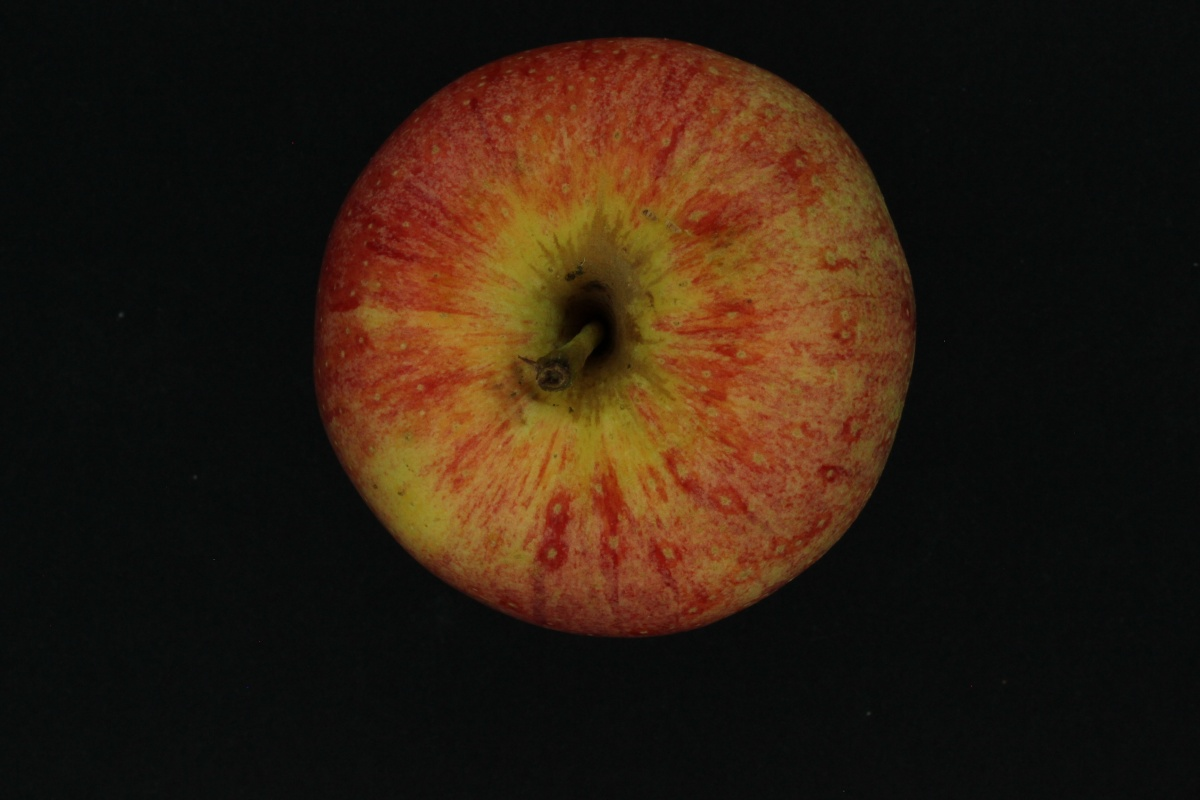
#> input picture dataset/Apples/Train/Royal_02_1.JPG, 1200 x 800 px; its folder holds 4 pictures in this run
$ jupyter execute Texture_Project_group.ipynb   (older library calls are emulated)
#> lines starting #> are read from the running program, lines starting #| are printed output that depends on the picture
[cell 1]
#import cv2
from sklearn import svm
import numpy as np
import pandas as pd
import glob
from skimage.filters import threshold_yen
from skimage.exposure import rescale_intensity
from skimage.feature import greycomatrix, greycoprops
from skimage import io
from skimage.color import rgb2gray
from scipy.stats import skew
from itertools import chain
import matplotlib.pyplot as plt
import os

[cell 2]
def get_fname_images_tuple(directory):
    fnames = os.listdir(directory)
    to_return = []
    for fn in fnames:
        if fn[-3:] == 'jpg':
            path = os.path.join(directory, fn)
            gray_scale_image = (rgb2gray(io.imread(path)) * 255).astype(np.uint8)
            to_return.append((fn, gray_scale_image))
        else:
            print('This file has been skipped', fn)
    return to_return

def get_all_glcm_features(gray_scale_img):
    """
    Given a grayscale image with graylevels from 0 - 255, this function returns the contrast
    and the homogeneity features of the image with the help of GLCM
    """
    # Tip: Make sure you understand the input-output of everything you write,
    # not doing that results in bugs that make you believe the lab is long

    #size of co-occ matrix = number of gray levels
    image_array = np.array(gray_scale_img)
    #print('first pixel= ', image_array[0][0])
    coocurrence_matrix = greycomatrix(image_array, [1], [0])
    contrast = greycoprops(coocurrence_matrix, 'contrast')
    homogeneity = greycoprops(coocurrence_matrix, 'homogeneity')
    #mean = greycoprops(coocurrence_matrix, 'mean')
    energy = greycoprops(coocurrence_matrix, 'energy')
    #entropy = greycoprops(coocurrence_matrix, 'entropy')
    #variance = greycoprops(coocurrence_matrix, 'variance')
    correlation = greycoprops(coocurrence_matrix, 'correlation')
    return contrast, homogeneity, energy, correlation

[cell 3]
Apple_training_data='dataset\\Apples\\Train\\*.jpg'
Banana_training_data='dataset\\Banana\\Train\\*.jpg'
Orange_training_data='dataset\\Oranges\\Train\\*.jpg'
Mango_training_data='dataset\\Mangoes\\Train\\*.jpg'

Apple_texture_arr = []   #Info of texture of  each apple pic
Banana_texture_arr = []
Orange_texture_arr = []
Mango_texture_arr = []

[cell 4]
# [4 lines of commented-out code are left out]

for file in glob.glob(Apple_training_data):
    img = io.imread(file)  #read apple images
#> img is the input picture: shape (800, 1200, 3); mean R, G, B 44.2, 28.6, 15.8

    contrast, homogeneity, energy, correlation= get_all_glcm_features((rgb2gray(img) * 255).astype(np.uint8))
#> in get_all_glcm_features, `image_array = np.array(gray_scale_img)`:
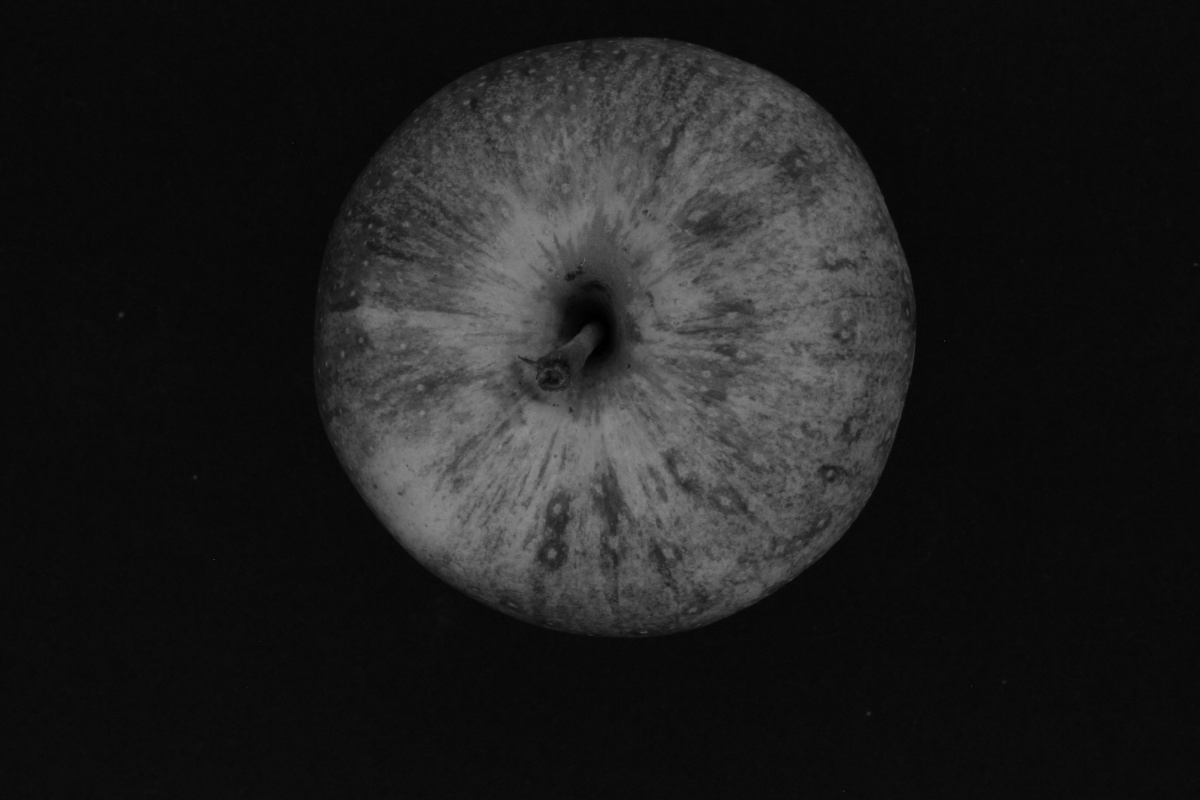
#> image_array: shape (800, 1200); min 0, max 139, mean 30.6
#> in get_all_glcm_features, `contrast = greycoprops(coocurrence_matrix, 'contrast')`: contrast = [8.18]
#> in get_all_glcm_features, `homogeneity = greycoprops(coocurrence_matrix, 'homogeneity')`: homogeneity = [0.614]
#> in get_all_glcm_features, `energy = greycoprops(coocurrence_matrix, 'energy')`: energy = [0.228]
#> in get_all_glcm_features, `correlation = greycoprops(coocurrence_matrix, 'correlation')`: correlation = [0.997]
#> contrast = [8.18]; homogeneity = [0.614]; energy = [0.228]; correlation = [0.997]
    #print('cont=', contrast[0][0])
    image_texture_info=[]
    image_texture_info.append(contrast[0][0])
    image_texture_info.append(homogeneity[0][0])
    #image_texture_info.append(mean)
    image_texture_info.append(energy[0][0])
    #image_texture_info.append(entropy)
    #image_texture_info.append(variance)
    image_texture_info.append(correlation[0][0])
    Apple_texture_arr.append(image_texture_info)
#> pass 2 of the loop `for file in glob.glob(Apple_training_data):`:
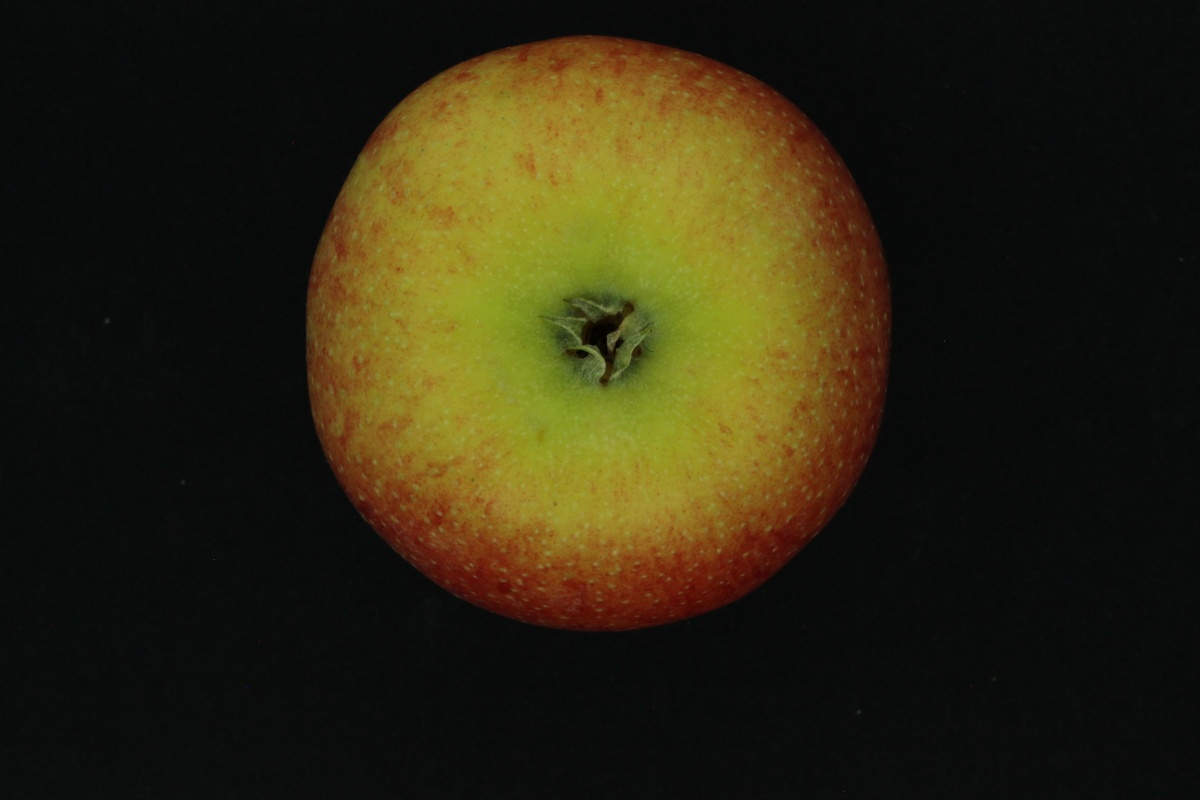
#> input picture dataset/Apples/Train/Royal_02_2.JPG, 1200 x 800 px
#> img is the input picture: shape (800, 1200, 3); mean R, G, B 44.4, 38.8, 16.4
#> in get_all_glcm_features (call 2), `image_array = np.array(gray_scale_img)`:
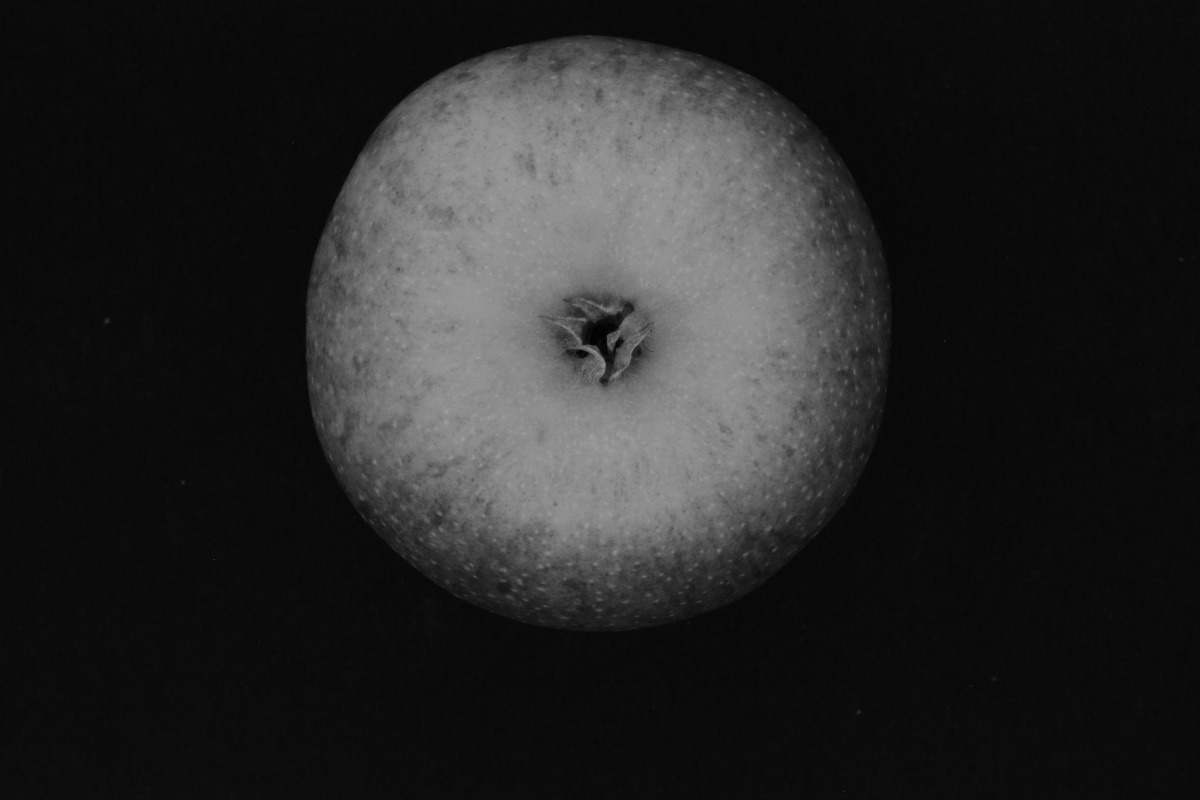
#> image_array: shape (800, 1200); min 0, max 163, mean 38
#> in get_all_glcm_features (call 2), `contrast = greycoprops(coocurrence_matrix, 'contrast')`: contrast = [4.81]
#> in get_all_glcm_features (call 2), `homogeneity = greycoprops(coocurrence_matrix, 'homogeneity')`: homogeneity = [0.653]
#> in get_all_glcm_features (call 2), `energy = greycoprops(coocurrence_matrix, 'energy')`: energy = [0.234]
#> in get_all_glcm_features (call 2), `correlation = greycoprops(coocurrence_matrix, 'correlation')`: correlation = [0.999]
#> `contrast, homogeneity, energy, correlation= get_all_glcm_features((rgb..`: contrast = [4.81]; homogeneity = [0.653]; energy = [0.234]; correlation = [0.999]
#> pass 3 of the loop `for file in glob.glob(Apple_training_data):`:
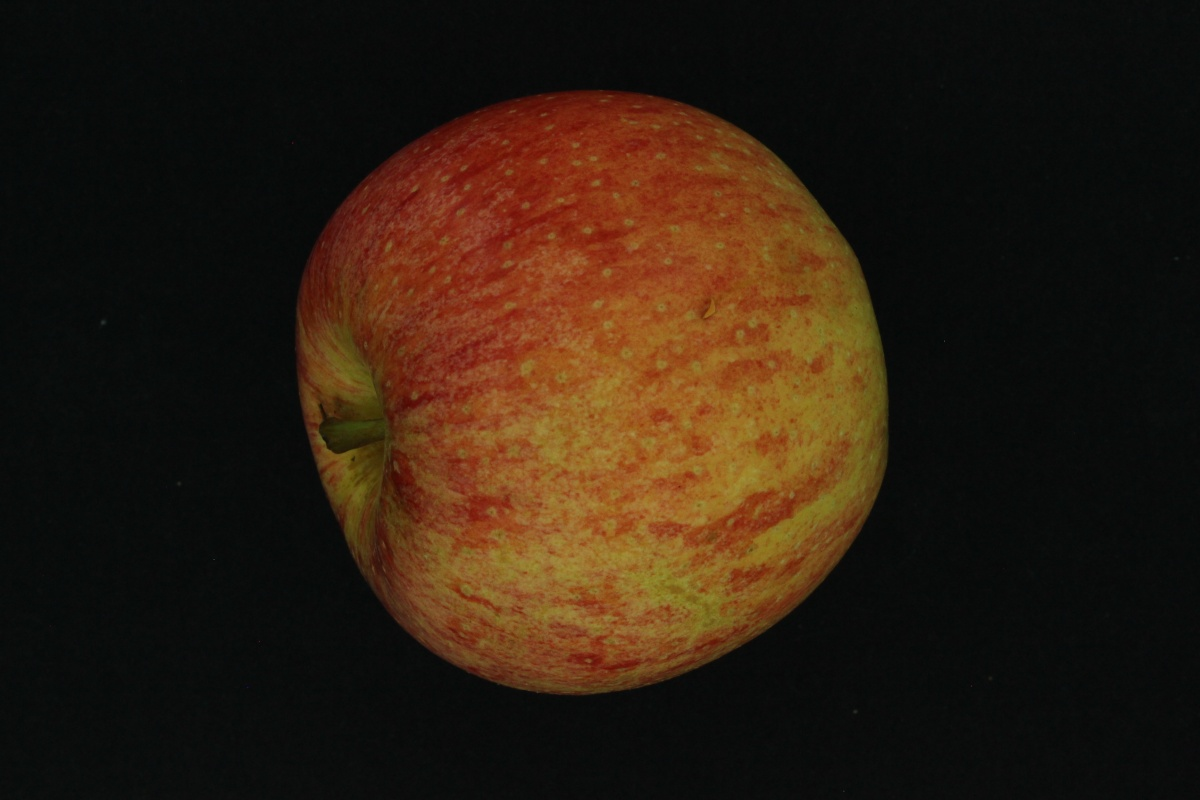
#> input picture dataset/Apples/Train/Royal_02_3.JPG, 1200 x 800 px
#> img is the input picture: shape (800, 1200, 3); mean R, G, B 44.5, 29.2, 15.7
#> in get_all_glcm_features (call 3), `image_array = np.array(gray_scale_img)`:
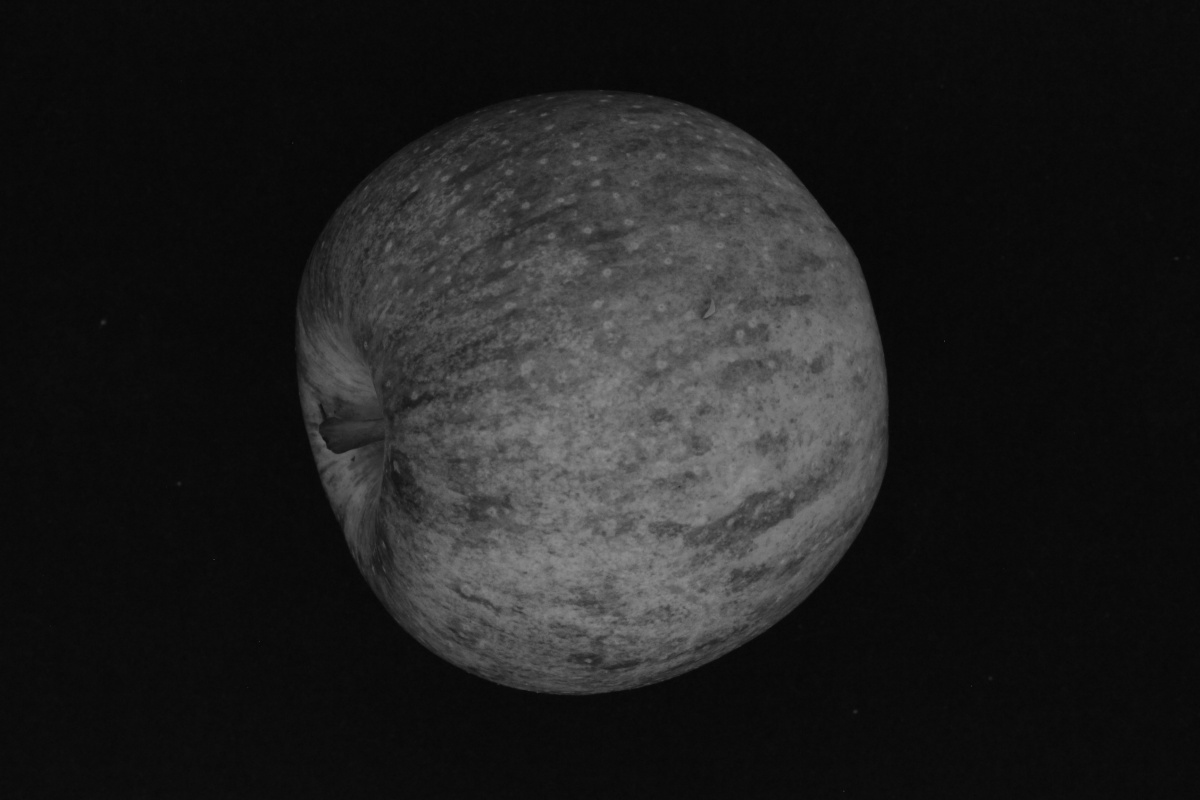
#> image_array: shape (800, 1200); min 5, max 143, mean 31.1
#> in get_all_glcm_features (call 3), `contrast = greycoprops(coocurrence_matrix, 'contrast')`: contrast = [6.79]
#> in get_all_glcm_features (call 3), `homogeneity = greycoprops(coocurrence_matrix, 'homogeneity')`: homogeneity = [0.62]
#> in get_all_glcm_features (call 3), `energy = greycoprops(coocurrence_matrix, 'energy')`: energy = [0.228]
#> in get_all_glcm_features (call 3), `correlation = greycoprops(coocurrence_matrix, 'correlation')`: correlation = [0.997]
#> `contrast, homogeneity, energy, correlation= get_all_glcm_features((rgb..`: contrast = [6.79]; homogeneity = [0.62]; energy = [0.228]; correlation = [0.997]
#> the loop made 4 passes; the first 3 are shown

print(Apple_texture_arr)

[cell 5]
for file in glob.glob(Banana_training_data):
    img = io.imread(file)  #read apple images

    contrast, homogeneity, energy, correlation= get_all_glcm_features((rgb2gray(img) * 255).astype(np.uint8))
#> contrast = [8.18]; homogeneity = [0.614]
    #print('cont=', contrast[0][0])
    image_texture_info=[]
    image_texture_info.append(contrast[0][0])
    image_texture_info.append(homogeneity[0][0])
    #image_texture_info.append(mean)
    image_texture_info.append(energy[0][0])
    #image_texture_info.append(entropy)
    #image_texture_info.append(variance)
    image_texture_info.append(correlation[0][0])
    Banana_texture_arr.append(image_texture_info)
#> pass 2 of the loop `for file in glob.glob(Banana_training_data):`:
#> `contrast, homogeneity, energy, correlation= get_all_glcm_features((rgb..`: contrast = [4.81]; homogeneity = [0.653]; energy = [0.234]; correlation = [0.999]
#> pass 3 of the loop `for file in glob.glob(Banana_training_data):`:
#> `contrast, homogeneity, energy, correlation= get_all_glcm_features((rgb..`: contrast = [6.79]; homogeneity = [0.62]; energy = [0.228]; correlation = [0.997]
#> the loop made 4 passes; the first 3 are shown

print(Banana_texture_arr)

[cell 6]
for file in glob.glob(Orange_training_data):
    img = io.imread(file)  #read apple images

    contrast, homogeneity, energy, correlation= get_all_glcm_features((rgb2gray(img) * 255).astype(np.uint8))
#> contrast = [8.18]; homogeneity = [0.614]
    #print('cont=', contrast[0][0])
    image_texture_info=[]
    image_texture_info.append(contrast[0][0])
    image_texture_info.append(homogeneity[0][0])
    #image_texture_info.append(mean)
    image_texture_info.append(energy[0][0])
    #image_texture_info.append(entropy)
    #image_texture_info.append(variance)
    image_texture_info.append(correlation[0][0])
    Orange_texture_arr.append(image_texture_info)
#> pass 2 of the loop `for file in glob.glob(Orange_training_data):`:
#> `contrast, homogeneity, energy, correlation= get_all_glcm_features((rgb..`: contrast = [4.81]; homogeneity = [0.653]; energy = [0.234]; correlation = [0.999]
#> pass 3 of the loop `for file in glob.glob(Orange_training_data):`:
#> `contrast, homogeneity, energy, correlation= get_all_glcm_features((rgb..`: contrast = [6.79]; homogeneity = [0.62]; energy = [0.228]; correlation = [0.997]
#> the loop made 4 passes; the first 3 are shown

print(Orange_texture_arr)

[cell 7]
for file in glob.glob(Mango_training_data):
    img = io.imread(file)  #read apple images

    contrast, homogeneity, energy, correlation= get_all_glcm_features((rgb2gray(img) * 255).astype(np.uint8))
#> contrast = [8.18]; homogeneity = [0.614]
    #print('cont=', contrast[0][0])
    image_texture_info=[]
    image_texture_info.append(contrast[0][0])
    image_texture_info.append(homogeneity[0][0])
    #image_texture_info.append(mean)
    image_texture_info.append(energy[0][0])
    #image_texture_info.append(entropy)
    #image_texture_info.append(variance)
    image_texture_info.append(correlation[0][0])
    Mango_texture_arr.append(image_texture_info)
#> pass 2 of the loop `for file in glob.glob(Mango_training_data):`:
#> `contrast, homogeneity, energy, correlation= get_all_glcm_features((rgb..`: contrast = [4.81]; homogeneity = [0.653]; energy = [0.234]; correlation = [0.999]
#> pass 3 of the loop `for file in glob.glob(Mango_training_data):`:
#> `contrast, homogeneity, energy, correlation= get_all_glcm_features((rgb..`: contrast = [6.79]; homogeneity = [0.62]; energy = [0.228]; correlation = [0.997]
#> the loop made 4 passes; the first 3 are shown

print(Mango_texture_arr)
